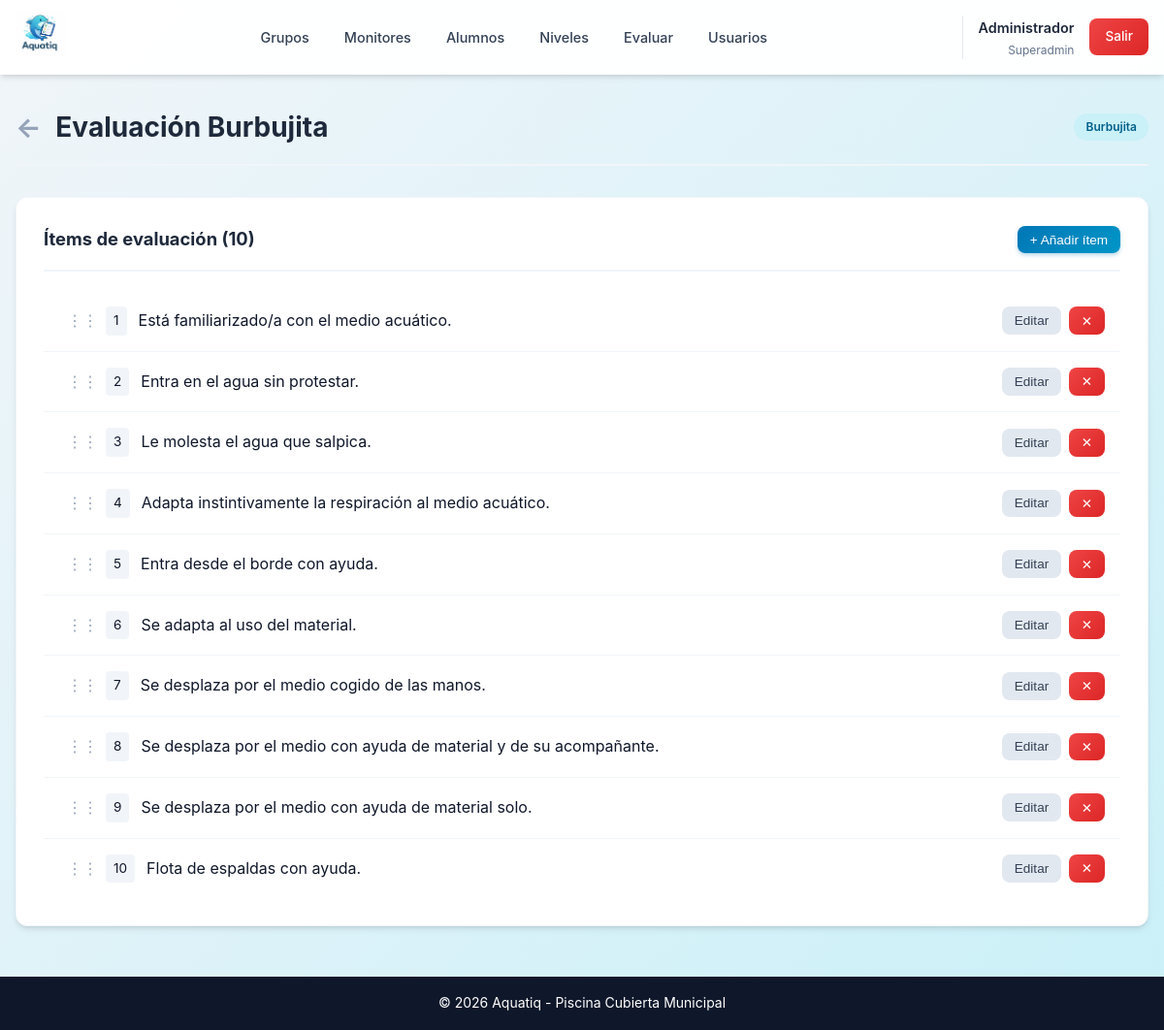
Screenshot of /admin/plantillas.php?ver=1 (signed in) with the database file from the repository.
### tables this page shows
CREATE TABLE `plantillas_evaluacion` (
    `id` INT UNSIGNED AUTO_INCREMENT PRIMARY KEY,
    `nivel_id` INT UNSIGNED NOT NULL,
    `nombre` VARCHAR(100) NOT NULL,
    `activo` TINYINT(1) DEFAULT 1,
    `created_at` TIMESTAMP DEFAULT CURRENT_TIMESTAMP,
    FOREIGN KEY (`nivel_id`) REFERENCES `niveles`(`id`) ON DELETE CASCADE
);

CREATE TABLE `niveles` (
    `id` INT UNSIGNED AUTO_INCREMENT PRIMARY KEY,
    `nombre` VARCHAR(50) NOT NULL,
    `orden` INT UNSIGNED NOT NULL DEFAULT 0,
    `activo` TINYINT(1) DEFAULT 1,
    `created_at` TIMESTAMP DEFAULT CURRENT_TIMESTAMP
);

CREATE TABLE `items_evaluacion` (
    `id` INT UNSIGNED AUTO_INCREMENT PRIMARY KEY,
    `plantilla_id` INT UNSIGNED NOT NULL,
    `texto` TEXT NOT NULL,
    `seccion` VARCHAR(100) NULL DEFAULT NULL,
    `orden` INT UNSIGNED NOT NULL DEFAULT 0,
    `activo` TINYINT(1) DEFAULT 1,
    FOREIGN KEY (`plantilla_id`) REFERENCES `plantillas_evaluacion`(`id`) ON DELETE CASCADE
);

### includes/functions.php (called while the page is built, shortened)
<?php
function sanitize(string $input): string {
    return htmlspecialchars(trim($input), ENT_QUOTES, 'UTF-8');
}

### admin/plantillas.php (the view, shortened to what this page needs)
<?php
$pdo = getDBConnection();
$verPlantilla = null;
$items = [];
if (isset($_GET['ver'])) {
    $stmt = $pdo->prepare("SELECT p.*, n.nombre as nivel_nombre
                           FROM plantillas_evaluacion p
                           JOIN niveles n ON p.nivel_id = n.id
                           WHERE p.id = ?");
    $stmt->execute([(int)$_GET['ver']]);
    $verPlantilla = $stmt->fetch();
    if ($verPlantilla) {
        $stmt = $pdo->prepare("SELECT * FROM items_evaluacion WHERE plantilla_id = ? ORDER BY orden");
        $stmt->execute([$verPlantilla['id']]);
        $items = $stmt->fetchAll();
    }
}
include INCLUDES_PATH . '/header.php';
?>
<?php if ($verPlantilla): ?>
<div class="page-header">
    <h1>
        <a href="/admin/plantillas.php" style="color: var(--gray-400); margin-right: 0.5rem;">←</a>
        <?= sanitize($verPlantilla['nombre']) ?>
    </h1>
    <div class="actions">
        <span class="badge badge-info"><?= sanitize($verPlantilla['nivel_nombre']) ?></span>
    </div>
</div>
<div class="card">
    <div class="card-header">
        <h3 class="card-title">Ítems de evaluación (<?= count($items) ?>)</h3>
        <button type="button" class="btn btn-sm btn-primary" onclick="document.getElementById('modal-item').showModal()">
            + Añadir ítem
        </button>
    </div>
    <?php if (count($items) > 0): ?>
    <div id="items-list">
        <?php foreach ($items as $index => $item): ?>
        <div class="evaluacion-item" data-id="<?= $item['id'] ?>">
            <span class="drag-handle" style="cursor: grab; padding: 0 0.5rem; color: var(--gray-400);">⋮⋮</span>
            <span class="orden-num" style="background: var(--gray-100); padding: 0.25rem 0.5rem; border-radius: 4px; font-size: 0.85rem; margin-right: 0.75rem;">
                <?= $index + 1 ?>
            </span>
            <span class="texto" style="flex: 1;"><?= sanitize($item['texto']) ?></span>
            <div class="actions" style="display: flex; gap: 0.5rem;">
                <button type="button" class="btn btn-sm btn-secondary"
                        onclick="editItem(<?= $item['id'] ?>, '<?= addslashes(sanitize($item['texto'])) ?>')">
                    Editar
                </button>
                <form method="POST" style="display:inline;">
                    <button type="submit" class="btn btn-sm btn-danger" data-confirm="¿Eliminar este ítem?">✕</button>
                </form>
            </div>
        </div>
        <?php endforeach; ?>
    </div>
    <?php endif; ?>
</div>
<?php endif; ?>
<?php include INCLUDES_PATH . '/footer.php'; ?>

### assets/css/style.css (style rules this page uses)
:root { --primary: #0077b6; --primary-light: #0096c7; --primary-dark: #005f8a; --secondary: #00b4d8; --accent: #90e0ef; --accent-light: #caf0f8; --success: #10b981; --success-light: #d1fae5; --warning: #f59e0b; --warning-light: #fef3c7; --danger: #ef4444; --danger-light: #fee2e2; --dark: #0f172a; --gray-900: #1e293b; --gray-700: #334155; --gray-500: #64748b; --gray-400: #94a3b8; --gray-300: #cbd5e1; --gray-200: #e2e8f0; --gray-100: #f1f5f9; --light: #f8fafc; --white: #ffffff; --shadow-sm: 0 1px 2px rgba(0,0,0,0.05); --shadow: 0 4px 6px -1px rgba(0,0,0,0.1), 0 2px 4px -2px rgba(0,0,0,0.1); --shadow-lg: 0 10px 15px -3px rgba(0,0,0,0.1), 0 4px 6px -4px rgba(0,0,0,0.1); --shadow-xl: 0 20px 25px -5px rgba(0,0,0,0.1), 0 8px 10px -6px rgba(0,0,0,0.1); --radius: 12px; --radius-sm: 8px; --radius-lg: 16px; --transition: all 0.2s ease; }
*, *::before, *::after { box-sizing: border-box; margin: 0; padding: 0; }
body { font-family: 'Inter', 'Segoe UI', system-ui, -apple-system, sans-serif; background: linear-gradient(135deg, var(--gray-100) 0%, var(--accent-light) 100%); background-attachment: fixed; color: var(--dark); line-height: 1.6; min-height: 100vh; display: flex; flex-direction: column; }
a { color: var(--primary); text-decoration: none; transition: var(--transition); }
.btn { display: inline-flex; align-items: center; justify-content: center; gap: 0.5rem; padding: 0.7rem 1.4rem; border: none; border-radius: var(--radius-sm); font-size: 0.95rem; font-weight: 500; cursor: pointer; transition: var(--transition); text-align: center; text-decoration: none; }
.btn-primary { background: linear-gradient(135deg, var(--primary) 0%, var(--primary-light) 100%); color: var(--white); box-shadow: 0 2px 4px rgba(0,119,182,0.3); }
.btn-secondary { background: var(--gray-200); color: var(--gray-700); }
.btn-danger { background: linear-gradient(135deg, var(--danger) 0%, #dc2626 100%); color: var(--white); }
.btn-sm { padding: 0.4rem 0.8rem; font-size: 0.85rem; }
.card { background: var(--white); border-radius: var(--radius); box-shadow: var(--shadow); padding: 1.75rem; margin-bottom: 1.25rem; border: 1px solid var(--gray-100); transition: var(--transition); }
.card-header { border-bottom: 2px solid var(--gray-100); padding-bottom: 1rem; margin-bottom: 1.25rem; display: flex; align-items: center; justify-content: space-between; }
.card-title { font-size: 1.15rem; font-weight: 700; color: var(--gray-900); display: flex; align-items: center; gap: 0.5rem; }
.page-header { display: flex; justify-content: space-between; align-items: center; margin-bottom: 2rem; padding-bottom: 1rem; border-bottom: 2px solid var(--gray-100); }
.page-header h1 { color: var(--gray-900); font-size: 1.75rem; font-weight: 700; }
.page-header .actions { display: flex; gap: 0.75rem; }
.badge { display: inline-flex; align-items: center; padding: 0.3rem 0.75rem; border-radius: 50px; font-size: 0.75rem; font-weight: 600; gap: 0.3rem; }
.badge-info { background: var(--accent-light); color: var(--primary-dark); }
.evaluacion-item { display: flex; align-items: center; padding: 1rem; border-bottom: 1px solid var(--gray-100); transition: var(--transition); }
.evaluacion-item:last-child { border-bottom: none; }
.evaluacion-item .texto { flex: 1; }

### rows the page displays
plantillas_evaluacion: nombre "Evaluación Burbujita", nivel.nombre "Burbujita"
items_evaluacion: texto "Está familiarizado/a con el medio acuático."
items_evaluacion: texto "Entra en el agua sin protestar."
items_evaluacion: texto "Le molesta el agua que salpica."
items_evaluacion: texto "Adapta instintivamente la respiración al medio acuático."
items_evaluacion: texto "Entra desde el borde con ayuda."
items_evaluacion: texto "Se adapta al uso del material."
items_evaluacion: texto "Se desplaza por el medio cogido de las manos."
items_evaluacion: texto "Se desplaza por el medio con ayuda de material y de su acompañante."
items_evaluacion: texto "Se desplaza por el medio con ayuda de material solo."
items_evaluacion: texto "Flota de espaldas con ayuda."

### other values shown
$currentUser['nombre'] "Administrador"
ROLES[$currentUser['rol']] "Superadmin"
count($items) "10"
APP_NAME "Aquatiq"
